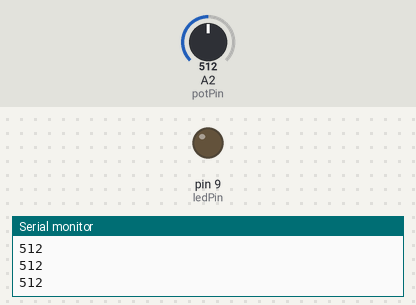
A sketch run on a simulated Arduino Uno, built with avr-gcc and run on an emulated ATmega328P. Parts: output pins drawn as LEDs (lit = HIGH), the last lines printed to the serial monitor. The test bench sets the inputs (shaded band); at power-on: A2 (potPin) = 512.

Above: at 1.2 s.
1.3 s: A2 (potPin) set to 1015
2.8 s: A2 (potPin) set to 1023
At 3.5 s:
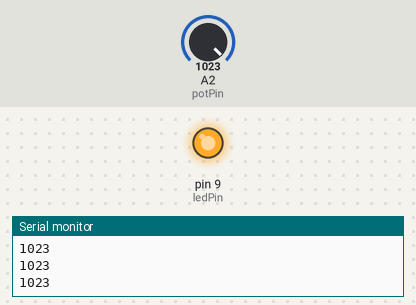
4.3 s: A2 (potPin) set to 900
At 5.0 s:
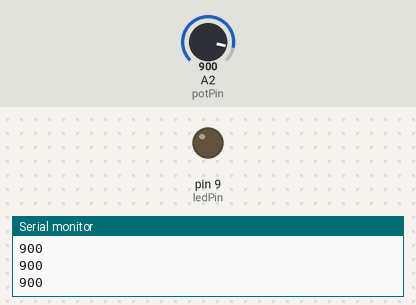
Timing chart, 0 to 7.3 s (numbered marks = the images above; inputs shaded):
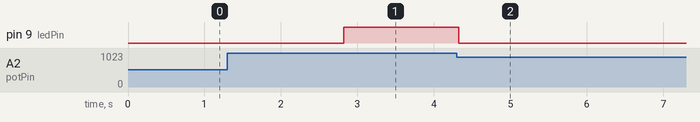

The sketch:

Potentiometer.ino
```cpp
const int potPin = A2;
const int ledPin = 9;

void setup()
{
  Serial.begin(115200);
  pinMode(ledPin, OUTPUT);
}

void loop()
{
  int value = analogRead(potPin);
  Serial.println(value);

  value = value/1023*255;
  //map(value, 0, 1023, 0, 255)

  analogWrite(ledPin, value);

  delay(50);
}
```

Measured:
- the behaviour switches between 1022 and 1023 on A2 (potPin) (found by bisection; images 0 and 1)
- after the input at 2.8 s, pin 9 (ledPin): LOW → HIGH at once
- after the input at 4.3 s, pin 9 (ledPin): HIGH → LOW at once
